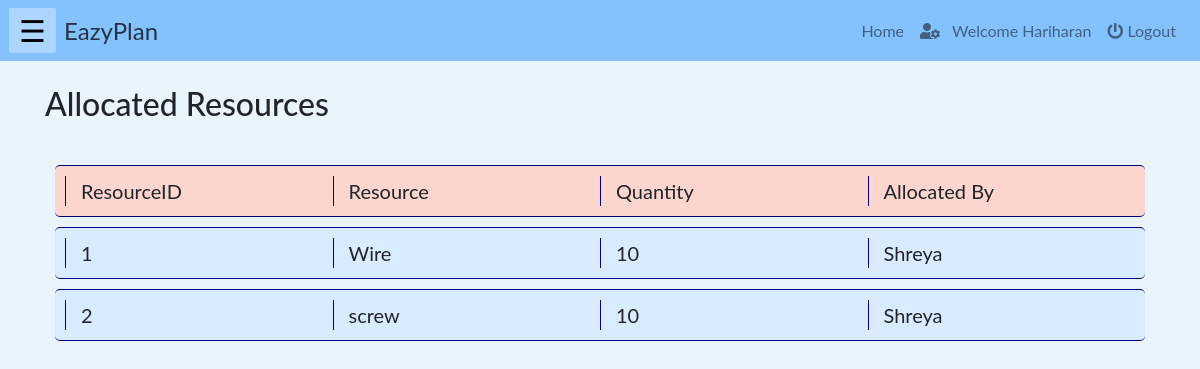
Before: /php/workerResource.php (signed in) with the older database file.
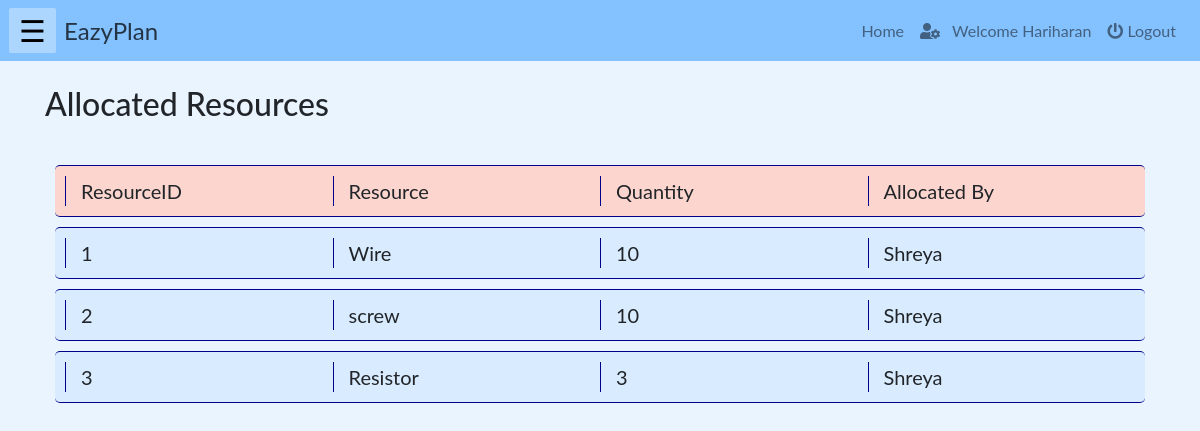
After: the same page with the newer database file.
### tables this page shows
CREATE TABLE `allocatedresources` (
  `workerID` int(100) NOT NULL,
  `resourceID` int(100) NOT NULL,
  `quantity` int(10) NOT NULL,
  `StaffID` int(11) NOT NULL,
  `AllocDate` date NOT NULL DEFAULT current_timestamp()
);

CREATE TABLE `resource` (
  `id` int(10) NOT NULL,
  `name` varchar(200) NOT NULL,
  `quantity` int(100) NOT NULL,
  `unit` varchar(50) NOT NULL,
  `cost` int(100) NOT NULL
);

CREATE TABLE `account` (
  `userid` int(10) NOT NULL,
  `name` varchar(100) NOT NULL,
  `email` varchar(200) NOT NULL,
  `role` varchar(20) NOT NULL,
  `password` varchar(40) NOT NULL
);

### php/workerResource.php (the view, shortened to what this page needs)
<!DOCTYPE html>
<html lang="en">
    <?php
        include("../php/headLinks.php");
        if(isset($_SESSION["name"]) && ($_SESSION["role"]=='worker')){
    ?>
    <body>
        <?php
            include("../php/navbar.php");
        ?>
        <div class="container">
        <br><h2>Allocated Resources</h2><br>
            <div class="row" id="heading">
                <div class="col-md-3" id="val" >ResourceID</div>
                <div class="col-md-3" id="val" >Resource</div>
                <div class="col-md-3" id="val" >Quantity</div>
                <div class="col-md-3" id="val" >Allocated By</div>
            </div>
            <?php
                include("../connection/config.php");
                $workerid = $_SESSION['userId'];
                $sql1 = "select a.resourceID, a.quantity, staff.name as name2, r.name as rname FROM allocatedresources a JOIN resource r ON r.id = a.resourceID JOIN account staff ON a.StaffID = staff.userid  WHERE a.workerID = $workerid";
                $resources = mysqli_query($db, $sql1);
                foreach($resources as $resource)
                    {
            ?>
            <div class="row" id="item">
                <div class="col-md-3" id="val" ><?php echo $resource['resourceID']; ?></div>
                <div class="col-md-3" id="val" ><?php echo $resource['rname']; ?></div>
                <div class="col-md-3" id="val" ><?php echo $resource['quantity']; ?></div>
                <div class="col-md-3" id="val" ><?php echo $resource['name2']; ?></div>
            </div>
            <?php
                }
            ?>
        </div>
    </body>
    <?php
        }
    else{
    echo "<h3 style='color:red'>Login to access the page...</h3>";
    echo "<a href='./login.php'>Click here to login</a>";}
    ?>
</html>

Changed rows visible on the page:
added allocatedresources: resourceID "3", resourceID.name "Resistor", quantity "3", StaffID.name "Shreya"
